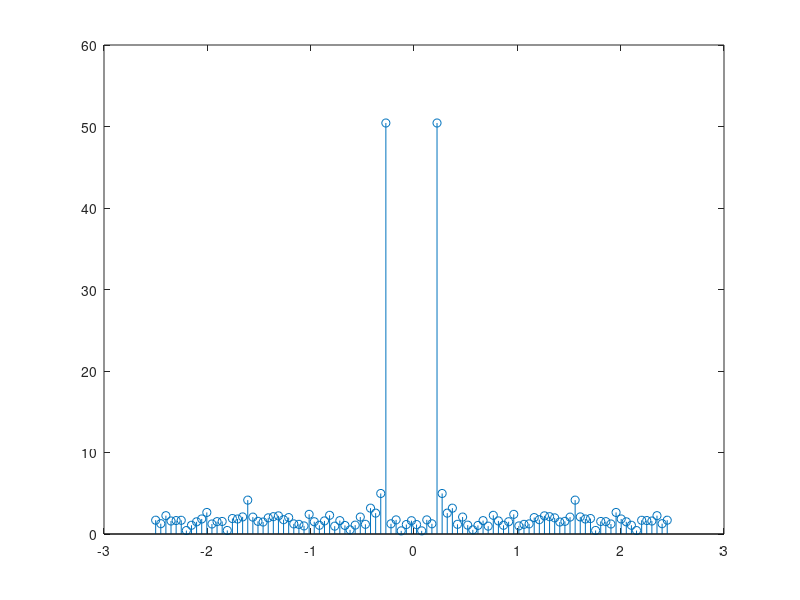

The MATLAB script that drew this image:
% Generating Input Signal

f=5;
t = 0:0.01:1;
x = sin(2*pi*f*t);
%plot(t,x,'m');
%hold on;
x = awgn(x,15);
%plot(t,x,'b');

n = length(x)
%ff=-f/2+0.5-8*f/n:f/n:f/2-0.5+7*f/n;
ff=-f/2:f/n:(f/2);
ff=ff(1:end-1);
Y=abs(fftshift(fft(x)));
stem(ff,Y)
